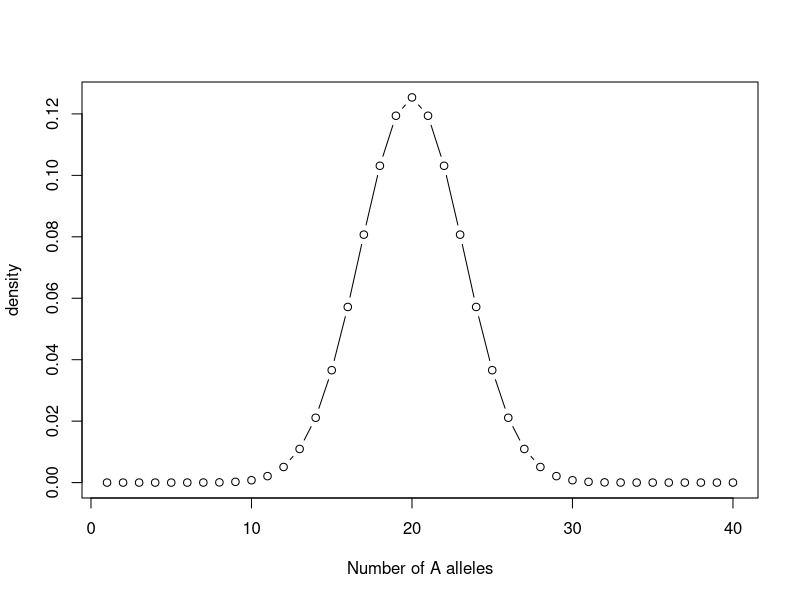

Reproduce this figure in R.
#Assume k loci regulatin the trait. Each locus has 2 alleless (A y a), with A being the allele with largest effect on the trait (e.g. it codifies for a more efficient protein).
k=20
#Assume that the observable effect for us is beta=Effect(protein_A)-Effect(protein_a)
#Assume all loci have a small effect on the phenotype (infinitesimal)
#Assume many loci affecting the trait (infinitesimal)
#J is the number of alleles with big effect (A)
j=seq(1,2*k,1)
#(2k-j) is the number of alleles with smaller effect (a)

#If random mating, we expect the following probability distribution for inheritance
#C(2K,J)=(1/2)**2K * (2K)!/(J!(2K-J)!)
freq<-0.5**(2*k)*factorial(2*k)/(factorial(j)*factorial(2*k-j))
plot(j,freq,type="b",xlab="Number of A alleles",ylab="density")
